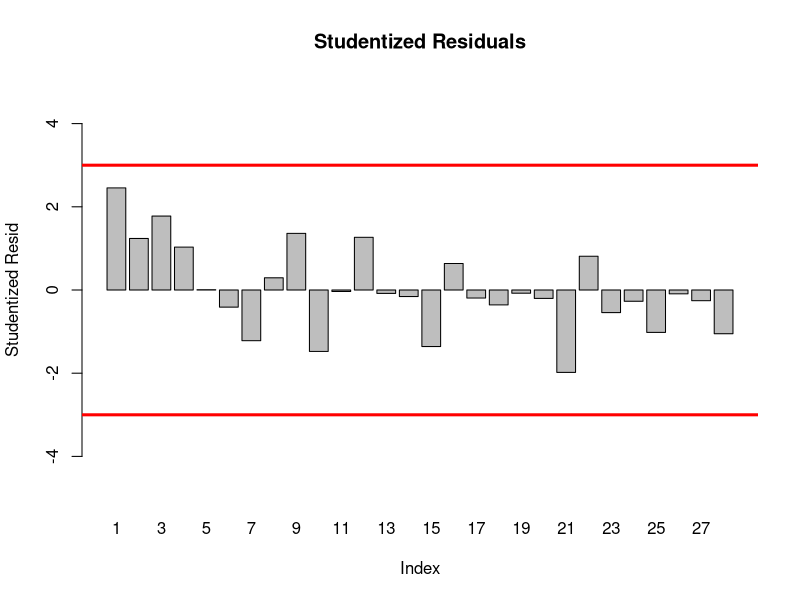
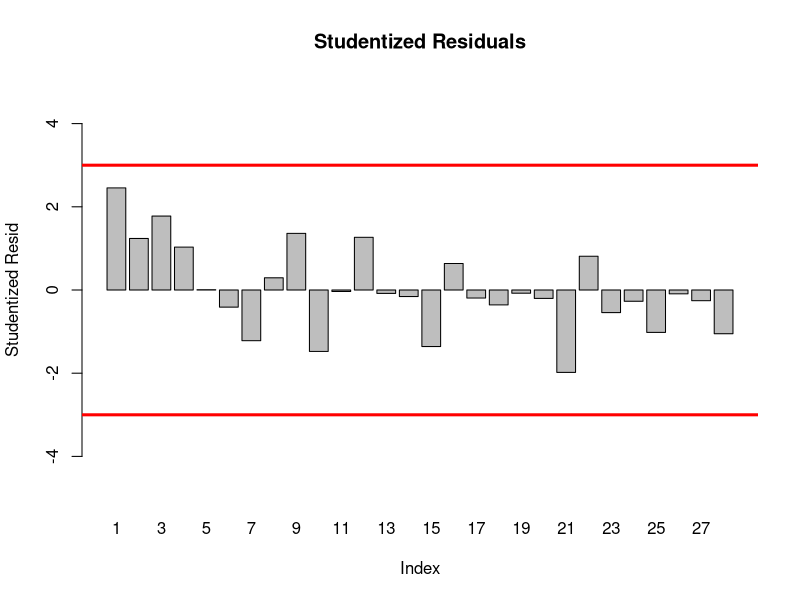
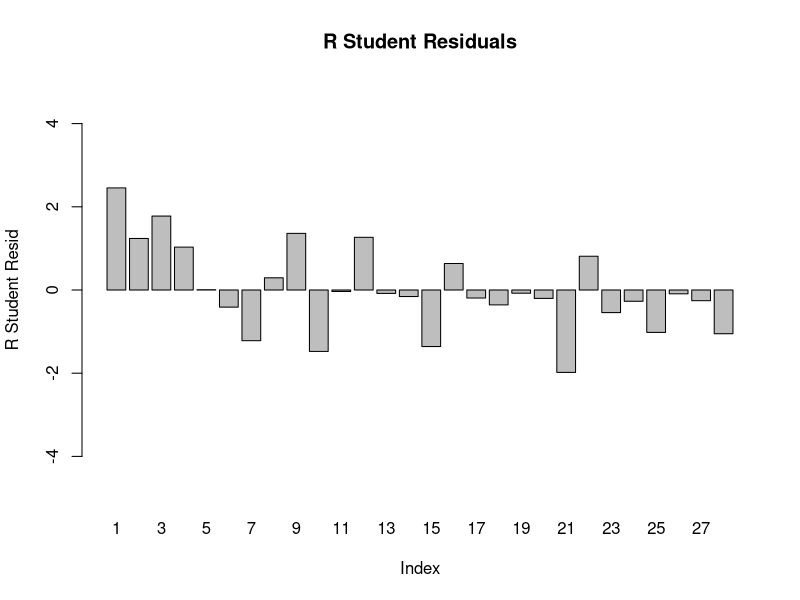

The R source for these figures, in order: (Note: this script raises an error after producing the figures.)
library(ggplot2)

df <- read.csv("football.csv")

fit <- lm(y~x2+x7+x8, data = df) 

#a
#i & ii
library(MASS)
stdres(fit)
barplot(height = studres(fit), names.arg = 1:28, 
        main = "Studentized Residuals", xlab = "Index", 
        ylab = "Studentized Resid", ylim=c(-5,5))
abline(h=3, col = "Red", lwd=3)
abline(h=-3, col = "Red", lwd=3)

studres(fit)
barplot(height = studres(fit), names.arg = 1:28, 
        main = "Studentized Residuals", xlab = "Index", 
        ylab = "Studentized Resid", ylim=c(-5,5))
abline(h=3, col = "Red", lwd=3)
abline(h=-3, col = "Red", lwd=3)


rstudent(fit)
barplot(height = rstudent(fit), names.arg = 1:28, 
        main = "R Student Residuals", xlab = "Index", 
        ylab = "R Student Resid", ylim=c(-5,5))

#iii
# we can see from these graphs that there are no real outliers. All of the residuals are 
# within +-3 and most are within +-2. From this can tell that the data is stable
# however if I had to pick out some oddities, I would say the first few residuals seems to 
# have the highest values

#b
#i
influence.measures(fit)
#ii
dfbetaPlots(fit, intercept = TRUE)
influenceIndexPlot(fit)
# iii
# we clearly see from the DFBETA graphs that only the intercept
# observations has real influence on the regression coefficient.
# and from the cook's D plot, we can see that all the points are below 1, so
# it does not require any more attention

#c
library(car)
vif(fit)
# there doesnt seem to be any multicollinearity as the values are all low(<10)

#d
par(mfrow=c(1,2))
hist(studres(fit), breaks=10, freq=F, col="cornflowerblue", cex.axis=1.5, cex.lab=1.5, cex.main=2)
qqPlot(fit)
# we can see that point 1 and 21 are leverage points, but not in any super significant way, as 
# the distribution is well spread overall with a slight concentration in the middle. 
# I would also add that the plot of residuals seems to be pointing to a nonlinearity, as the bow is prevelant in the graph. 

# e
residualPlots(fit, type = "rstudent", fitted = F, quadratic = F, col = "dodgerblue", pch=16, cex=1.5, cex.axis=1.5, cex.lab=1.5)
# From these graphs, it seems like the x2 residuals seem normal and good, but x7 and x8 residuals will definetly need transformations
# as the x7 graph shows a thin left side and a growing right side, while the x8 graph shows a thin left and right side with a 
# thick middle. 
